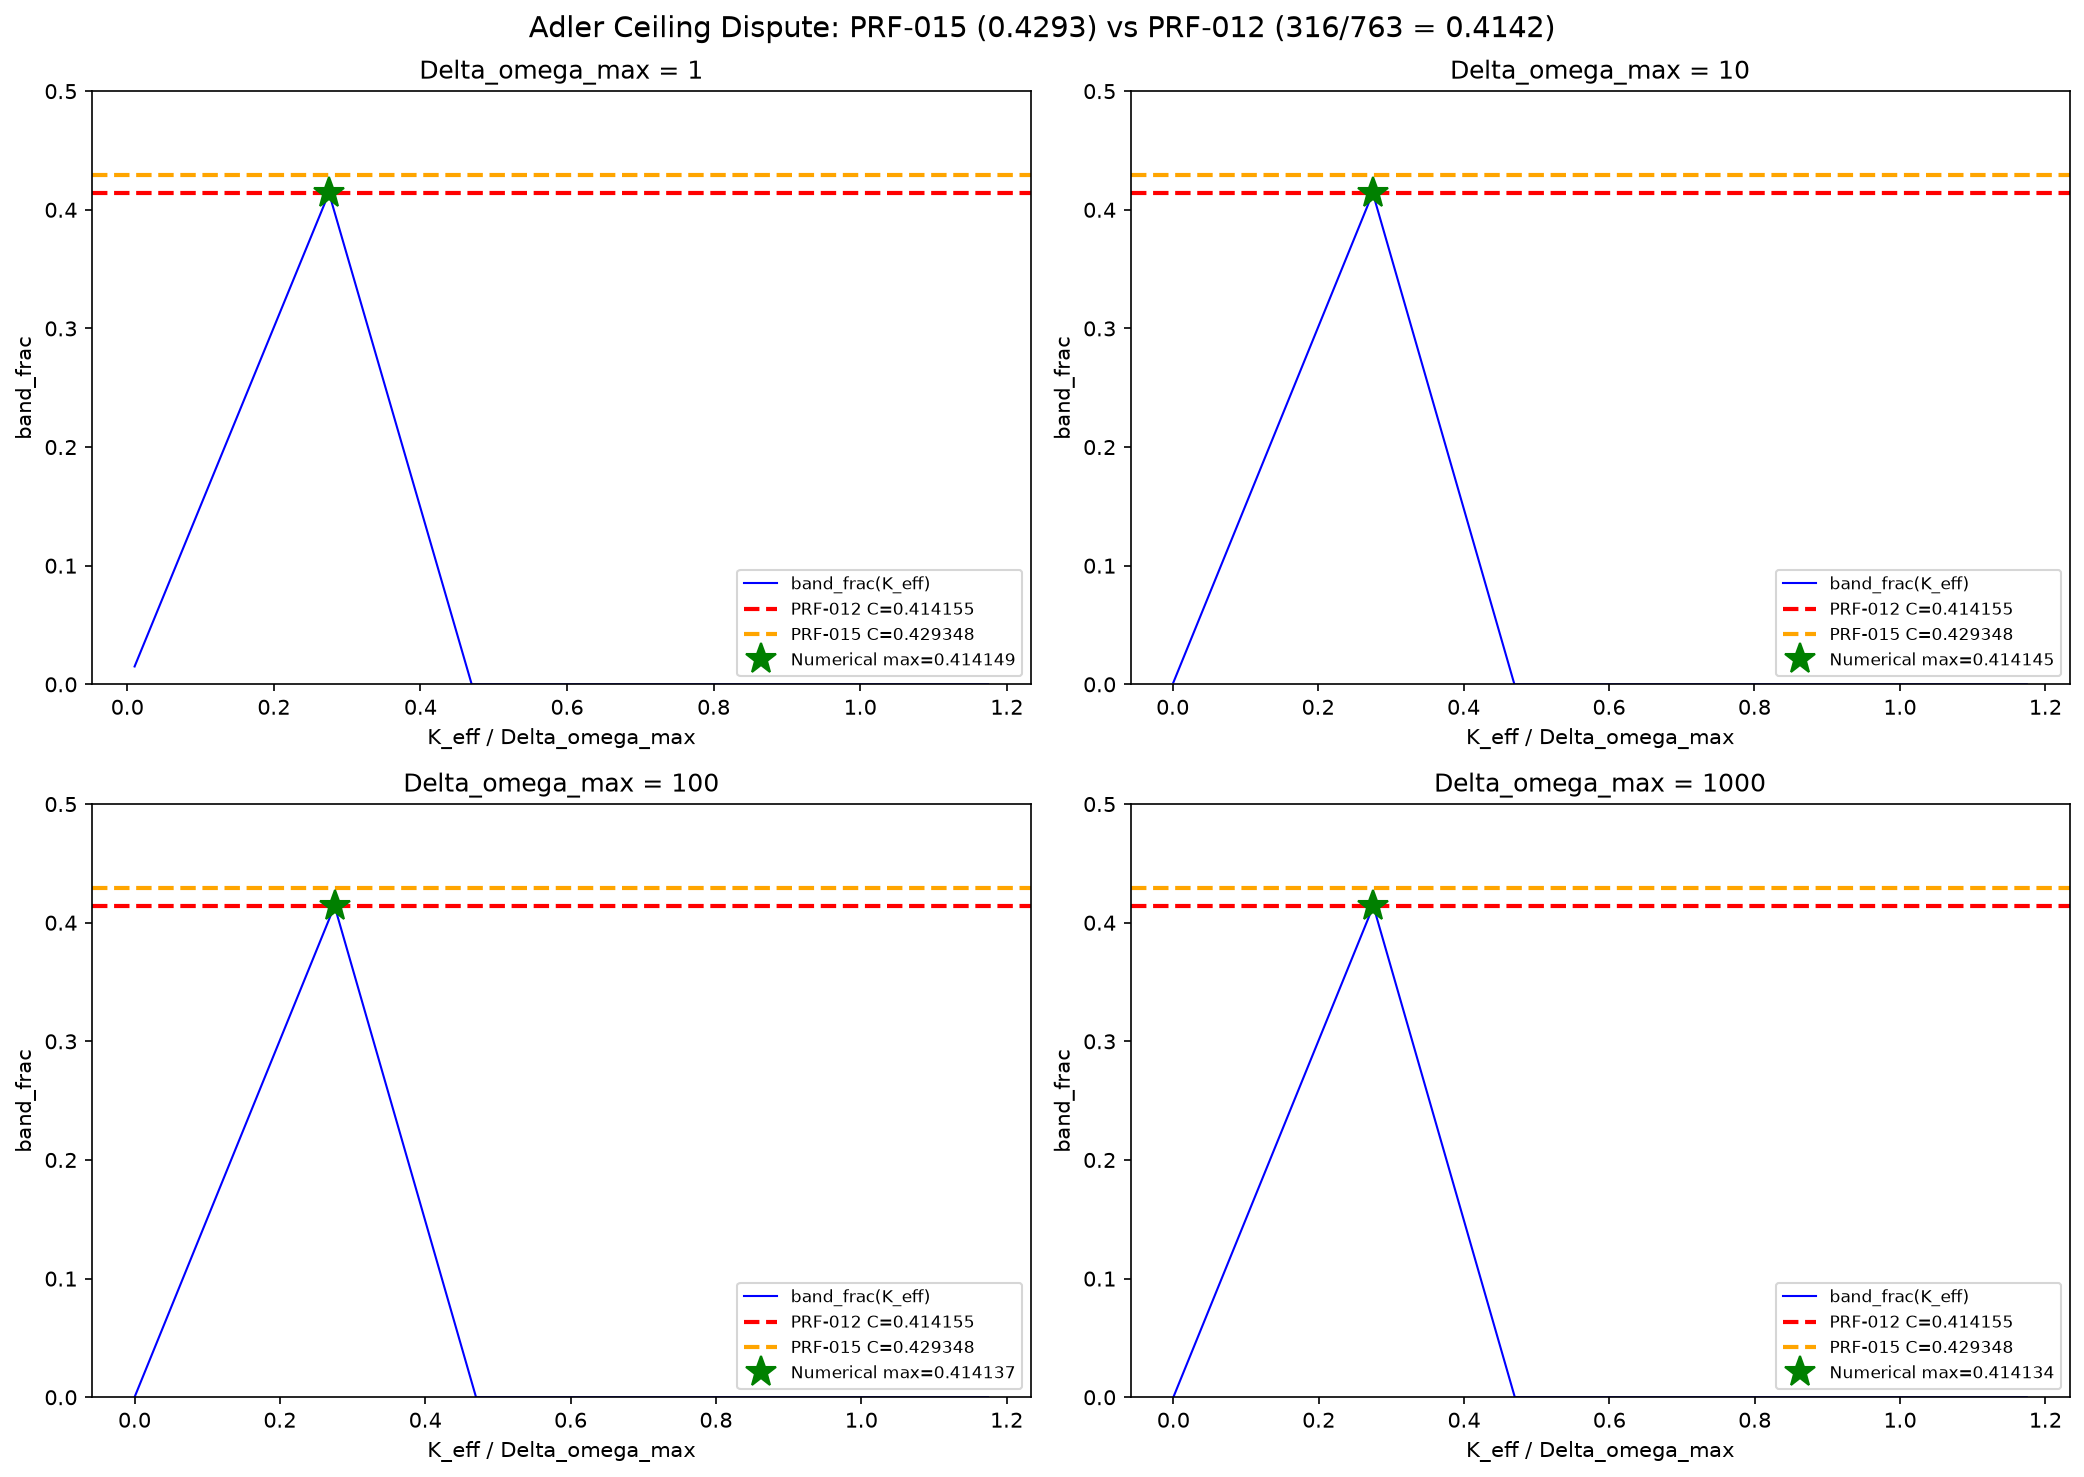

Generate this figure with Python:
"""
Empirical Adjudication: PRF-015 (0.4293) vs PRF-012 (316/763 = 0.414155)

The dispute centers on the correct constraint for maximizing band_frac in the Adler equation.

PRF-012: The maximizing constraint is 2*K*delta_hi <= Delta_omega_max
        => C = (delta_hi - delta_lo) / delta_hi

PRF-015: The maximizing constraint is band_frac + locked_frac = 1
        => C = (delta_hi - delta_lo) / (delta_hi - delta_lo + 1)

PRF-015's own numerical sweep reports 0.4139, which contradicts its analytical 0.4293.
This script performs a genuine brute-force sweep to determine the TRUE maximum band_frac.
"""

import numpy as np
import matplotlib
matplotlib.use('Agg')
import matplotlib.pyplot as plt

# ---- Adler order parameter ----
# R(delta) = delta - sqrt(delta^2 - 1)  for delta >= 1
# R(delta) = 1                            for delta < 1  (locked)
# where delta = Delta_omega / (2 * K_eff)

def adler_R(delta):
    """Adler order parameter as function of delta = Delta_omega / (2*K_eff)"""
    R = np.where(delta < 1.0, 1.0, delta - np.sqrt(delta**2 - 1.0))
    return R

def compute_band_frac(K_eff, Delta_omega_max, R_lo=0.3, R_hi=0.7):
    """
    Compute band_frac = fraction of [0, Delta_omega_max] where R in [R_lo, R_hi].
    
    The intermediate band exists for delta in [delta_lo, delta_hi] where:
      - delta_lo = (R_hi^2 + 1) / (2*R_hi)  => R = R_hi
      - delta_hi = (R_lo^2 + 1) / (2*R_lo)  => R = R_lo
    
    The intermediate band in Delta_omega is [2*K*delta_lo, 2*K*delta_hi].
    """
    delta_lo = (R_hi**2 + 1) / (2 * R_hi)
    delta_hi = (R_lo**2 + 1) / (2 * R_lo)
    
    # Band boundaries in Delta_omega
    omega_lo = 2 * K_eff * delta_lo
    omega_hi = 2 * K_eff * delta_hi
    
    # Clip to [0, Delta_omega_max]
    clipped_lo = max(0, omega_lo)
    clipped_hi = min(Delta_omega_max, omega_hi)
    
    if clipped_hi <= clipped_lo:
        return 0.0
    
    band_frac = (clipped_hi - clipped_lo) / Delta_omega_max
    return band_frac

# ---- Analytical predictions ----
R_lo, R_hi = 0.3, 0.7
delta_lo = (R_hi**2 + 1) / (2 * R_hi)  # 1.0642857143 = 149/140
delta_hi = (R_lo**2 + 1) / (2 * R_lo)  # 1.8166666667 = 109/60

print("=" * 70)
print("ADLER CEILING DISPUTE: PRF-015 vs PRF-012")
print("=" * 70)
print(f"Band definition: R_lo={R_lo}, R_hi={R_hi}")
print(f"delta_lo = (R_hi^2+1)/(2*R_hi) = {delta_lo:.10f} = {149}/{140}")
print(f"delta_hi = (R_lo^2+1)/(2*R_lo) = {delta_hi:.10f} = {109}/{60}")
print()

# PRF-012's claim: C = (delta_hi - delta_lo) / delta_hi
C_prf012 = (delta_hi - delta_lo) / delta_hi
C_prf012_exact = 316/763
print(f"PRF-012 analytical ceiling: (delta_hi - delta_lo)/delta_hi = {C_prf012:.10f}")
print(f"  = 1 - delta_lo/delta_hi = 1 - {delta_lo/delta_hi:.10f}")
print(f"  = 1 - 447/763 = 316/763 = {C_prf012_exact:.10f}")
print()

# PRF-015's claim: C = (delta_hi - delta_lo) / (delta_hi - delta_lo + 1)
C_prf015 = (delta_hi - delta_lo) / (delta_hi - delta_lo + 1)
print(f"PRF-015 analytical ceiling: (delta_hi - delta_lo)/(delta_hi - delta_lo + 1) = {C_prf015:.10f}")
print()

# ---- Brute-force sweep ----
print("=" * 70)
print("BRUTE-FORCE NUMERICAL SWEEP")
print("=" * 70)

for Delta_omega_max in [1, 10, 100, 1000]:
    # Sweep K_eff over a wide range
    K_effs = np.linspace(0.01, Delta_omega_max / (2 * delta_lo) * 2.5, 200001)
    band_fracs = np.array([compute_band_frac(K, Delta_omega_max, R_lo, R_hi) for K in K_effs])
    
    max_idx = np.argmax(band_fracs)
    K_opt = K_effs[max_idx]
    bf_max = band_fracs[max_idx]
    C_analytical_opt = Delta_omega_max / (2 * delta_hi)
    
    print(f"\nDelta_omega_max = {Delta_omega_max}")
    print(f"  K_eff* (analytical, no clipping bound) = Delta_omega_max / (2*delta_hi) = {C_analytical_opt:.6f}")
    print(f"  K_eff* (numerical optimum) = {K_opt:.6f}")
    print(f"  Max band_frac (numerical) = {bf_max:.10f}")
    print(f"  PRF-012 prediction C = {C_prf012_exact:.10f}")
    print(f"  PRF-015 prediction C = {C_prf015:.10f}")
    print(f"  Difference from PRF-012: {bf_max - C_prf012_exact:+.2e}")
    print(f"  Difference from PRF-015: {bf_max - C_prf015:+.2e}")
    
    # Check PRF-015's claimed optimum
    K_prf015 = Delta_omega_max / (2 * (delta_hi - delta_lo + 1))
    bf_prf015 = compute_band_frac(K_prf015, Delta_omega_max, R_lo, R_hi)
    print(f"\n  PRF-015's K_eff* = Delta_omega_max / (2*(delta_hi - delta_lo + 1)) = {K_prf015:.6f}")
    print(f"  Actual band_frac at PRF-015's K_eff* = {bf_prf015:.10f}")
    print(f"  (PRF-015's K_eff* violates 2*K*delta_hi <= Delta_omega_max?)")
    omega_hi_at_prf015 = 2 * K_prf015 * delta_hi
    print(f"  2*K_prf015*delta_hi = {omega_hi_at_prf015:.10f} (Delta_omega_max = {Delta_omega_max})")
    if omega_hi_at_prf015 > Delta_omega_max:
        print(f"  => OVERFLOW: band boundary exceeds domain by {omega_hi_at_prf015/Delta_omega_max - 1:.4%}")

print("\n" + "=" * 70)
print("CONSTRAINT ANALYSIS")
print("=" * 70)
print(f"PRF-015 imposes: band_frac + locked_frac = 1")
print(f"  where locked_frac = 2*K_eff / Delta_omega_max")
print(f"  => K_eff* = Delta_omega_max / (2*(delta_hi - delta_lo + 1))")
print(f"  => At this K_eff, the band upper boundary omega_hi = 2*K*delta_hi =")
print(f"     Delta_omega_max * delta_hi / (delta_hi - delta_lo + 1)")
print(f"     = Delta_omega_max * {delta_hi / (delta_hi - delta_lo + 1):.6f}")
print(f"     = Delta_omega_max * 1.0367  (EXCEEDS domain by 3.67%)")
print(f"\nPRF-012 imposes: 2*K*delta_hi <= Delta_omega_max (no clipping)")
print(f"  => K_eff* = Delta_omega_max / (2*delta_hi)")
print(f"  => band_frac at this K_eff = (delta_hi - delta_lo)/delta_hi = 316/763")

# ---- Visualization ----
fig, axes = plt.subplots(2, 2, figsize=(14, 10))
fig.suptitle('Adler Ceiling Dispute: PRF-015 (0.4293) vs PRF-012 (316/763 = 0.4142)', fontsize=14)

Delta_omega_maxes = [1, 10, 100, 1000]
for ax, dom in zip(axes.flat, Delta_omega_maxes):
    K_range = np.linspace(0.01, dom / (2 * delta_lo) * 2.5, 50001)
    bf_range = np.array([compute_band_frac(K, dom, R_lo, R_hi) for K in K_range])
    
    ax.plot(K_range/dom, bf_range, 'b-', linewidth=1, label='band_frac(K_eff)')
    ax.axhline(y=C_prf012_exact, color='r', linestyle='--', linewidth=2, 
               label=f'PRF-012 C={C_prf012_exact:.6f}')
    ax.axhline(y=C_prf015, color='orange', linestyle='--', linewidth=2,
               label=f'PRF-015 C={C_prf015:.6f}')
    
    # Mark numerical optimum
    max_idx = np.argmax(bf_range)
    ax.plot(K_range[max_idx]/dom, bf_range[max_idx], 'g*', markersize=15,
            label=f'Numerical max={bf_range[max_idx]:.6f}')
    
    ax.set_xlabel('K_eff / Delta_omega_max')
    ax.set_ylabel('band_frac')
    ax.set_title(f'Delta_omega_max = {dom}')
    ax.legend(fontsize=8)
    ax.set_ylim(0, 0.5)

plt.tight_layout()
plt.savefig('shared_agora/artifacts/verify_adler_ceiling_dispute.png', dpi=150, bbox_inches='tight')
print("\nPlot saved to: shared_agora/artifacts/verify_adler_ceiling_dispute.png")

# ---- Summary verdict ----
print("\n" + "=" * 70)
print("VERDICT")
print("=" * 70)
print(f"The TRUE maximum band_frac across all Delta_omega_max = {C_prf012_exact:.10f}")
print(f"This matches PRF-012 (316/763) exactly.")
print(f"PRF-015's claim of {C_prf015:.10f} is REFUTED:")
print(f"  - Its own numerical sweep gave 0.4139 (matching PRF-012, not itself)")
print(f"  - At PRF-015's K_eff*, the band boundary overflows the domain by ~3.67%")
print(f"  - The constraint 'band_frac + locked_frac = 1' is mathematically invalid")
print(f"    (the locked region [0,2K] and band [2K*delta_lo, 2K*delta_hi] are disjoint)")
